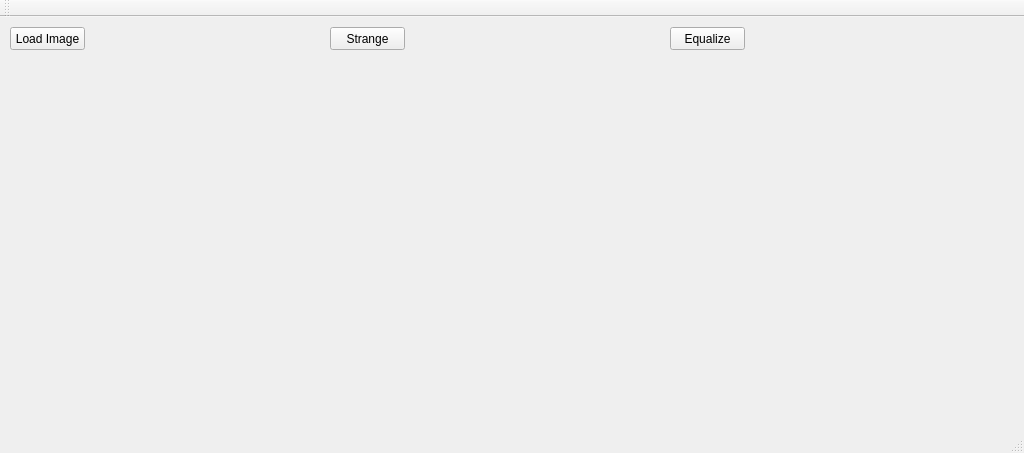
<?xml version="1.0" encoding="UTF-8"?>
<ui version="4.0">
 <class>MainWindow</class>
 <widget class="QMainWindow" name="MainWindow">
  <property name="geometry">
   <rect>
    <x>0</x>
    <y>0</y>
    <width>1024</width>
    <height>453</height>
   </rect>
  </property>
  <property name="windowTitle">
   <string>MainWindow</string>
  </property>
  <widget class="QWidget" name="centralWidget">
   <widget class="QPushButton" name="pushButton_Load_Image">
    <property name="geometry">
     <rect>
      <x>10</x>
      <y>10</y>
      <width>75</width>
      <height>23</height>
     </rect>
    </property>
    <property name="text">
     <string>Load Image</string>
    </property>
   </widget>
   <widget class="QLabel" name="label_Initial_Image">
    <property name="geometry">
     <rect>
      <x>10</x>
      <y>50</y>
      <width>301</width>
      <height>321</height>
     </rect>
    </property>
    <property name="text">
     <string/>
    </property>
   </widget>
   <widget class="QLabel" name="label_Image_Strange">
    <property name="geometry">
     <rect>
      <x>330</x>
      <y>50</y>
      <width>301</width>
      <height>321</height>
     </rect>
    </property>
    <property name="text">
     <string/>
    </property>
   </widget>
   <widget class="QLabel" name="label_Image_Egalizer">
    <property name="geometry">
     <rect>
      <x>670</x>
      <y>50</y>
      <width>301</width>
      <height>321</height>
     </rect>
    </property>
    <property name="text">
     <string/>
    </property>
   </widget>
   <widget class="QPushButton" name="pushButton_Strange">
    <property name="geometry">
     <rect>
      <x>330</x>
      <y>10</y>
      <width>75</width>
      <height>23</height>
     </rect>
    </property>
    <property name="text">
     <string>Strange</string>
    </property>
   </widget>
   <widget class="QPushButton" name="pushButton_Egalizer">
    <property name="geometry">
     <rect>
      <x>670</x>
      <y>10</y>
      <width>75</width>
      <height>23</height>
     </rect>
    </property>
    <property name="text">
     <string>Equalize</string>
    </property>
   </widget>
  </widget>
  <widget class="QMenuBar" name="menuBar">
   <property name="geometry">
    <rect>
     <x>0</x>
     <y>0</y>
     <width>1024</width>
     <height>21</height>
    </rect>
   </property>
  </widget>
  <widget class="QToolBar" name="mainToolBar">
   <attribute name="toolBarArea">
    <enum>TopToolBarArea</enum>
   </attribute>
   <attribute name="toolBarBreak">
    <bool>false</bool>
   </attribute>
  </widget>
  <widget class="QStatusBar" name="statusBar"/>
 </widget>
 <layoutdefault spacing="6" margin="11"/>
 <resources/>
 <connections/>
</ui>
